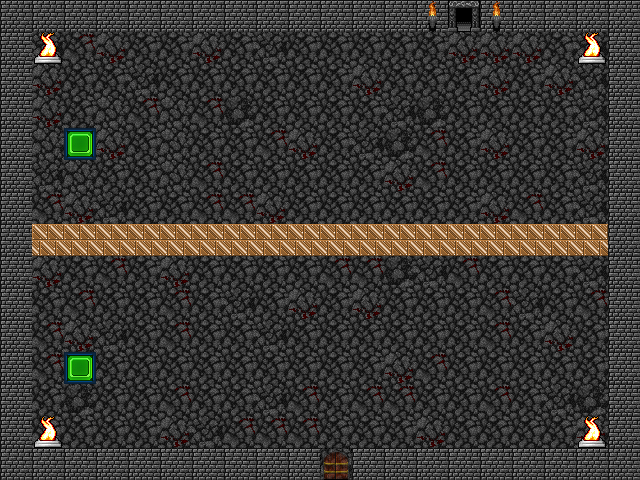

Tiled map render using the project's own tile images. Description and the whole map definition, tile-layer contents included, below:
An orthogonal 20x15 tile map with 32x32 px tiles, 5 tile layers (sol, wall, wall replace 3, deco, ...), 2 tilesets and 4 objects (2x plaque, 2x porte).

<map version="1.10" tiledversion="1.12.0" orientation="orthogonal" renderorder="right-down" width="20" height="15" tilewidth="32" tileheight="32" infinite="0" nextlayerid="7" nextobjectid="7">
 <tileset firstgid="1" source="tiled/donjon 1.tsx" />
 <tileset firstgid="3074" source="tiled/plaque good verte.tsx" />
 <layer id="1" name="sol" width="20" height="15">
  <data encoding="csv">
814,815,821,814,814,814,814,814,814,821,814,814,821,814,814,814,814,816,815,814,
814,816,820,821,814,814,821,814,816,814,814,814,814,814,821,821,821,814,816,814,
814,821,814,814,816,814,814,814,814,814,814,821,814,814,814,821,814,821,816,814,
820,821,814,810,820,810,820,815,814,814,814,814,816,815,814,814,814,814,816,816,
814,810,944,821,814,810,814,814,820,821,814,816,815,820,814,821,814,814,821,816,
814,816,810,814,814,810,820,814,814,814,814,814,821,820,814,814,814,814,816,815,
814,820,821,816,814,814,820,820,821,814,814,814,814,814,814,821,820,814,816,814,
814,814,815,814,814,814,814,814,814,814,821,814,814,816,814,820,814,814,814,814,
815,821,814,820,814,821,814,814,814,814,820,820,815,816,820,814,814,814,816,815,
814,814,820,814,814,820,814,816,814,821,814,821,814,814,814,820,816,814,820,814,
821,820,821,816,814,820,814,814,816,814,814,814,814,814,814,820,814,821,814,814,
814,820,944,814,814,814,814,814,814,814,814,814,821,820,814,814,814,814,814,814,
814,814,815,814,814,820,814,814,816,820,814,820,820,814,814,820,814,816,815,814,
814,814,814,814,814,821,816,820,820,820,814,814,814,821,814,814,814,814,821,814,
814,814,814,814,821,820,821,815,820,814,814,814,814,814,821,814,814,814,821,821
</data>
 </layer>
 <layer id="2" name="wall" width="20" height="15">
  <data encoding="csv">
1048,1048,1048,1048,1048,1048,1048,1048,1048,1048,1048,1048,1048,1048,979,1048,1048,1048,1048,1048,
1048,0,0,0,0,0,0,0,0,0,0,0,0,0,0,0,0,0,0,1048,
1048,0,0,0,0,0,0,0,0,0,0,0,0,0,0,0,0,0,0,1048,
1048,0,0,0,0,0,0,0,0,0,0,0,0,0,0,0,0,0,0,1048,
1048,0,0,0,0,0,0,0,0,0,0,0,0,0,0,0,0,0,0,1048,
1048,0,0,0,0,0,0,0,0,0,0,0,0,0,0,0,0,0,0,1048,
1048,0,0,0,0,0,0,0,0,0,0,0,0,0,0,0,0,0,0,1048,
1048,0,0,0,0,0,0,0,0,0,0,0,0,0,0,0,0,0,0,1048,
1048,0,0,0,0,0,0,0,0,0,0,0,0,0,0,0,0,0,0,1048,
1048,0,0,0,0,0,0,0,0,0,0,0,0,0,0,0,0,0,0,1048,
1048,0,0,0,0,0,0,0,0,0,0,0,0,0,0,0,0,0,0,1048,
1048,0,0,0,0,0,0,0,0,0,0,0,0,0,0,0,0,0,0,1048,
1048,0,0,0,0,0,0,0,0,0,0,0,0,0,0,0,0,0,0,1048,
1048,0,0,0,0,0,0,0,0,0,0,0,0,0,0,0,0,0,0,1048,
1048,1048,1048,1048,1048,1048,1048,1048,1048,1048,729,1048,1048,1048,1048,1048,1048,1048,1048,1048
</data>
 </layer>
 <layer id="5" name="wall replace 3" width="20" height="15">
  <data encoding="csv">
0,0,0,0,0,0,0,0,0,0,0,0,0,0,0,0,0,0,0,0,
0,0,0,0,0,0,0,0,0,0,0,0,0,0,0,0,0,0,0,0,
0,0,0,0,0,0,0,0,0,0,0,0,0,0,0,0,0,0,0,0,
0,0,0,0,0,0,0,0,0,0,0,0,0,0,0,0,0,0,0,0,
0,0,0,0,0,0,0,0,0,0,0,0,0,0,0,0,0,0,0,0,
0,0,0,0,0,0,0,0,0,0,0,0,0,0,0,0,0,0,0,0,
0,0,0,0,0,0,0,0,0,0,0,0,0,0,0,0,0,0,0,0,
0,1068,1068,1068,1068,1068,1068,1068,1068,1068,1068,1068,1068,1068,1068,1068,1068,1068,1068,1048,
0,0,0,0,0,0,0,0,0,0,0,0,0,0,0,0,0,0,0,0,
0,0,0,0,0,0,0,0,0,0,0,0,0,0,0,0,0,0,0,0,
0,0,0,0,0,0,0,0,0,0,0,0,0,0,0,0,0,0,0,0,
0,0,0,0,0,0,0,0,0,0,0,0,0,0,0,0,0,0,0,0,
0,0,0,0,0,0,0,0,0,0,0,0,0,0,0,0,0,0,0,0,
0,0,0,0,0,0,0,0,0,0,0,0,0,0,0,0,0,0,0,0,
0,0,0,0,0,0,0,0,0,0,0,0,0,0,0,0,0,0,0,0
</data>
 </layer>
 <layer id="3" name="deco" width="20" height="15">
  <data encoding="csv">
0,0,0,0,0,0,0,0,0,0,0,0,0,1210,0,1210,0,0,0,0,
0,782,0,0,0,0,0,0,0,0,0,0,0,0,0,0,0,0,782,0,
0,0,0,0,0,0,0,0,0,0,0,0,0,0,0,0,0,0,0,0,
0,0,0,0,0,0,0,0,0,0,0,0,0,0,0,0,0,0,0,0,
0,0,0,0,0,0,0,0,0,0,0,0,0,0,0,0,0,0,0,0,
0,0,0,0,0,0,0,0,0,0,0,0,0,0,0,0,0,0,0,0,
0,0,0,0,0,0,0,0,0,0,0,0,0,0,0,0,0,0,0,0,
0,0,0,0,0,0,0,0,0,0,0,0,0,0,0,0,0,0,0,0,
0,0,0,0,0,0,0,0,0,0,0,0,0,0,0,0,0,0,0,0,
0,0,0,0,0,0,0,0,0,0,0,0,0,0,0,0,0,0,0,0,
0,0,0,0,0,0,0,0,0,0,0,0,0,0,0,0,0,0,0,0,
0,0,0,0,0,0,0,0,0,0,0,0,0,0,0,0,0,0,0,0,
0,0,0,0,0,0,0,0,0,0,0,0,0,0,0,0,0,0,0,0,
0,782,0,0,0,0,0,0,0,0,0,0,0,0,0,0,0,0,782,0,
0,0,0,0,0,0,0,0,0,0,0,0,0,0,0,0,0,0,0,0
</data>
 </layer>
 <objectgroup id="4" name="objet">
  <object id="2" name="plaque 2" type="plaque" x="61.6349" y="129.003" width="35.8343" height="32.9675" />
  <object id="3" name="plaque 1" type="plaque" x="63.0683" y="350.459" width="31.5342" height="32.2508" />
  <object id="5" name="porte back vers 1" type="porte" x="286.352" y="412.577" width="97.3741" height="34.6219">
   <properties>
    <property name="target" value="salle1" />
   </properties>
  </object>
  <object id="6" name="porte vers 3" type="porte" x="422" y="33" width="85.6667" height="30">
   <properties>
    <property name="target" value="salle3" />
   </properties>
  </object>
 </objectgroup>
 <layer id="6" name="inverse plaque" width="20" height="15">
  <data encoding="csv">
0,0,0,0,0,0,0,0,0,0,0,0,0,0,0,0,0,0,0,0,
0,0,0,0,0,0,0,0,0,0,0,0,0,0,0,0,0,0,0,0,
0,0,0,0,0,0,0,0,0,0,0,0,0,0,0,0,0,0,0,0,
0,0,0,0,0,0,0,0,0,0,0,0,0,0,0,0,0,0,0,0,
0,0,3074,0,0,0,0,0,0,0,0,0,0,0,0,0,0,0,0,0,
0,0,0,0,0,0,0,0,0,0,0,0,0,0,0,0,0,0,0,0,
0,0,0,0,0,0,0,0,0,0,0,0,0,0,0,0,0,0,0,0,
0,0,0,0,0,0,0,0,0,0,0,0,0,0,0,0,0,0,0,0,
0,0,0,0,0,0,0,0,0,0,0,0,0,0,0,0,0,0,0,0,
0,0,0,0,0,0,0,0,0,0,0,0,0,0,0,0,0,0,0,0,
0,0,0,0,0,0,0,0,0,0,0,0,0,0,0,0,0,0,0,0,
0,0,3074,0,0,0,0,0,0,0,0,0,0,0,0,0,0,0,0,0,
0,0,0,0,0,0,0,0,0,0,0,0,0,0,0,0,0,0,0,0,
0,0,0,0,0,0,0,0,0,0,0,0,0,0,0,0,0,0,0,0,
0,0,0,0,0,0,0,0,0,0,0,0,0,0,0,0,0,0,0,0
</data>
 </layer>
</map>
